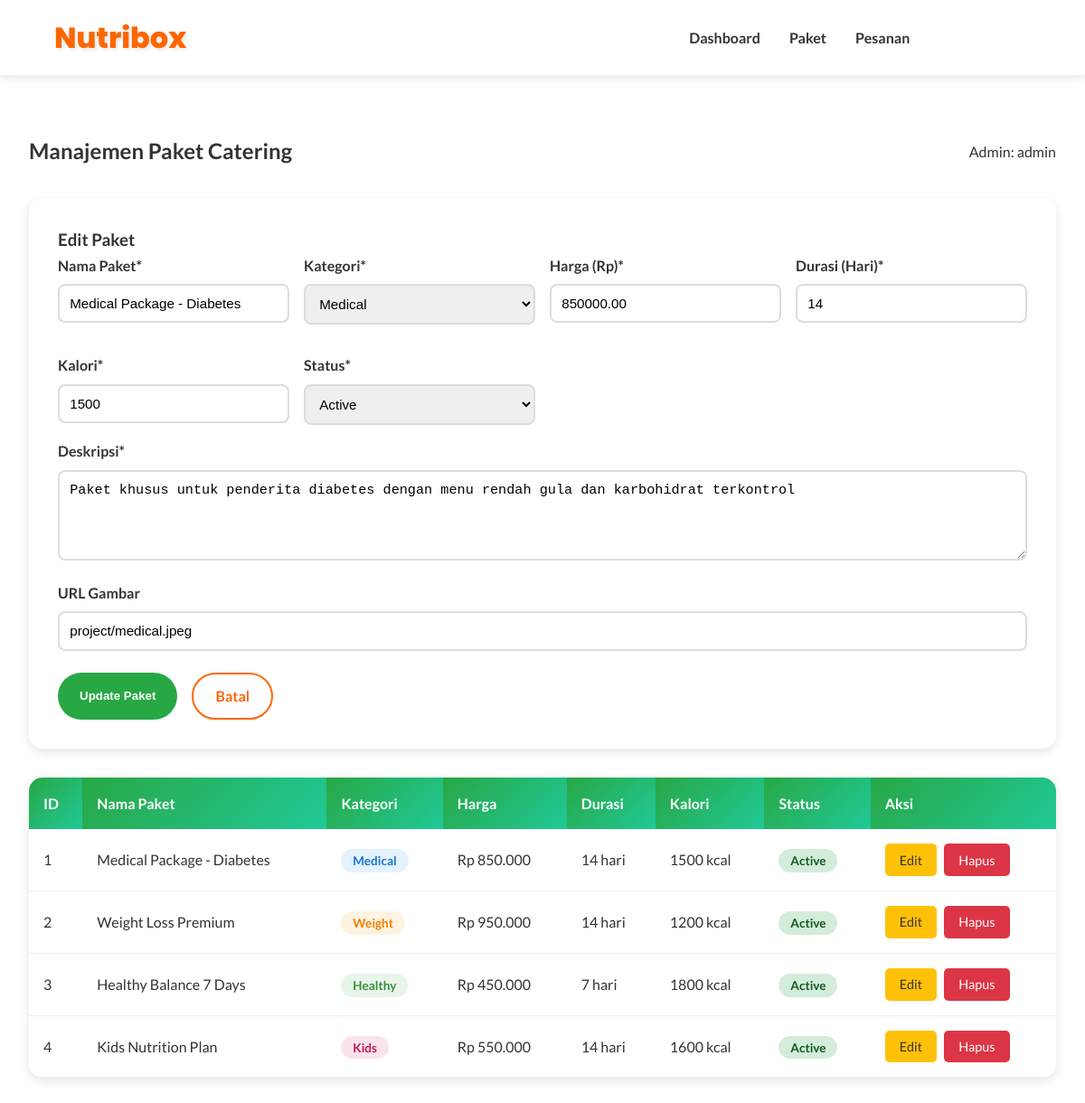
Page /manage_paket.php?edit=1 (signed in) on the committed database.
### tables this page shows
CREATE TABLE paket_catering (
    id INT(11) PRIMARY KEY AUTO_INCREMENT,
    nama_paket VARCHAR(100) NOT NULL,
    kategori ENUM('medical', 'weight', 'healthy', 'kids') NOT NULL,
    deskripsi TEXT,
    harga DECIMAL(10,2) NOT NULL,
    durasi INT(11) DEFAULT 7 COMMENT 'Durasi dalam hari',
    kalori INT(11),
    status ENUM('active', 'inactive') DEFAULT 'active',
    gambar VARCHAR(255),
    created_at TIMESTAMP DEFAULT CURRENT_TIMESTAMP,
    updated_at TIMESTAMP DEFAULT CURRENT_TIMESTAMP ON UPDATE CURRENT_TIMESTAMP
);

### manage_paket.php (the view, shortened to what this page needs)
<?php
require_once 'koneksi.php';
$username = $_SESSION['username'];
$edit_data = null;
if (isset($_GET['edit'])) {
    $id = (int)$_GET['edit'];
    $result = mysqli_query($conn, "SELECT * FROM paket_catering WHERE id = $id");
    $edit_data = mysqli_fetch_assoc($result);
}
$paket_list = mysqli_query($conn, "SELECT * FROM paket_catering ORDER BY created_at DESC");
?>
<!DOCTYPE html>
<html lang="id">
<head>
    <link rel="stylesheet" href="style.css">
</head>
<body>
    <header>
        <div class="container">
            <h1>Nutribox</h1>
            <nav>
                <ul>
                    <li><a href="dashboard.php">Dashboard</a></li>
                    <li><a href="manage_paket.php">Paket</a></li>
                    <li><a href="manage_pesanan.php">Pesanan</a></li>
                    <li><a href="logout.php" class="btn-logout">Logout</a></li>
                </ul>
            </nav>
        </div>
    </header>
    <div class="crud-container">
        <div class="crud-header">
            <h2>Manajemen Paket Catering</h2>
            <span>Admin: <?php echo htmlspecialchars($username); ?></span>
        </div>
        <div class="form-container">
            <h3><?php echo $edit_data ? 'Edit Paket' : 'Tambah Paket Baru'; ?></h3>
            <form method="POST" action="">
                <div class="form-grid">
                    <div class="form-group">
                        <label>Nama Paket*</label>
                        <input type="text" name="nama_paket" value="<?php echo $edit_data['nama_paket'] ?? ''; ?>" required>
                    </div>
                    <div class="form-group">
                        <label>Kategori*</label>
                        <select name="kategori" required>
                            <option value="medical" <?php echo ($edit_data['kategori'] ?? '') == 'medical' ? 'selected' : ''; ?>>Medical</option>
                        </select>
                    </div>
                    <div class="form-group">
                        <label>Harga (Rp)*</label>
                        <input type="number" name="harga" value="<?php echo $edit_data['harga'] ?? ''; ?>" step="1000" required>
                    </div>
                    <div class="form-group">
                        <label>Durasi (Hari)*</label>
                        <input type="number" name="durasi" value="<?php echo $edit_data['durasi'] ?? 7; ?>" required>
                    </div>
                    <div class="form-group">
                        <label>Kalori*</label>
                        <input type="number" name="kalori" value="<?php echo $edit_data['kalori'] ?? ''; ?>" required>
                    </div>
                    <div class="form-group">
                        <label>Status*</label>
                        <select name="status" required>
                            <option value="active" <?php echo ($edit_data['status'] ?? 'active') == 'active' ? 'selected' : ''; ?>>Active</option>
                        </select>
                    </div>
                </div>
                <div class="form-group">
                    <label>Deskripsi*</label>
                    <textarea name="deskripsi" required><?php echo $edit_data['deskripsi'] ?? ''; ?></textarea>
                </div>
                <div class="form-group">
                    <label>URL Gambar</label>
                    <input type="text" name="gambar" value="<?php echo $edit_data['gambar'] ?? 'project/default.jpeg'; ?>">
                </div>
                <div style="display: flex; gap: 1rem; margin-top: 1.5rem;">
                    <button type="submit" class="btn btn-primary">
                        <?php echo $edit_data ? 'Update Paket' : 'Tambah Paket'; ?>
                    </button>
                    <?php if ($edit_data): ?>
                        <a href="manage_paket.php" class="btn btn-outline">Batal</a>
                    <?php endif; ?>
                </div>
            </form>
        </div>
        <div class="table-container">
            <table>
                <thead>
                    <tr>
                        <th>ID</th>
                        <th>Nama Paket</th>
                        <th>Kategori</th>
                        <th>Harga</th>
                        <th>Durasi</th>
                        <th>Kalori</th>
                        <th>Status</th>
                        <th>Aksi</th>
                    </tr>
                </thead>
                <tbody>
                    <?php while ($row = mysqli_fetch_assoc($paket_list)): ?>
                    <tr>
                        <td><?php echo $row['id']; ?></td>
                        <td><?php echo htmlspecialchars($row['nama_paket']); ?></td>
                        <td>
                            <span class="badge badge-<?php echo $row['kategori']; ?>">
                                <?php echo ucfirst($row['kategori']); ?>
                            </span>
                        </td>
                        <td>Rp <?php echo number_format($row['harga'], 0, ',', '.'); ?></td>
                        <td><?php echo $row['durasi']; ?> hari</td>
                        <td><?php echo $row['kalori']; ?> kcal</td>
                        <td>
                            <span class="badge badge-<?php echo $row['status']; ?>">
                                <?php echo ucfirst($row['status']); ?>
                            </span>
                        </td>
                        <td>
                            <div class="action-buttons">
                                <a href="?edit=<?php echo $row['id']; ?>" class="btn-small btn-edit">Edit</a>
                                <a href="?delete=<?php echo $row['id']; ?>"
                                   class="btn-small btn-delete"
                                   onclick="return confirm('Yakin ingin menghapus paket ini?')">Hapus</a>
                            </div>
                        </td>
                    </tr>
                    <?php endwhile; ?>
                </tbody>
            </table>
        </div>
    </div>
</body>
</html>

### style.css (style rules this page uses)
* { margin: 0; padding: 0; box-sizing: border-box; }
body { font-family: 'Lato', sans-serif; line-height: 1.6; color: #333; }
.container { width: 90%; max-width: 1200px; margin: auto; }
.btn { display: inline-block; padding: 0.7rem 1.5rem; border-radius: 50px; font-weight: 600; transition: 0.3s ease; text-decoration: none; cursor: pointer; border: none; }
.btn-primary { background: #28a745; color: #fff; }
.btn-outline { border: 2px solid #ff6600; color: #ff6600; background: transparent; }
header { background: #fff; border-bottom: 1px solid #eee; padding: 1rem 0; position: sticky; top: 0; z-index: 100; box-shadow: 0 2px 10px rgba(0,0,0,0.1); }
header .container { display: flex; justify-content: space-between; align-items: center; }
header h1 { font-family: 'Poppins', sans-serif; font-weight: 800; font-size: 2rem; color: #ff6600; text-shadow: 2px 2px 4px rgba(0,0,0,0.1); }
nav ul { list-style: none; display: flex; gap: 2rem; }
nav a { color: #333; font-weight: 600; text-decoration: none; position: relative; transition: all 0.3s ease; padding: 0.5rem 0; }
nav a::after { content: ""; position: absolute; left: 0; bottom: -4px; width: 0; height: 3px; background: linear-gradient(45deg, #ff6600, #ff8c42); border-radius: 2px; transition: width 0.3s ease; }
.form-group { margin-bottom: 1.5rem; }
.form-group label { display: block; margin-bottom: 0.5rem; color: #333; font-weight: 600; }
.form-group input { width: 100%; padding: 0.8rem; border: 2px solid #ddd; border-radius: 10px; font-size: 1rem; transition: all 0.3s ease; outline: none; }
.btn-logout { background: rgba(255,255,255,0.2); color: white; padding: 0.6rem 1.5rem; border: 2px solid white; border-radius: 25px; text-decoration: none; font-weight: 600; transition: all 0.3s ease; }

### manage_paket.php (style rules this page uses)
.crud-container { max-width: 1200px; margin: 2rem auto; padding: 2rem; }
.crud-header { display: flex; justify-content: space-between; align-items: center; margin-bottom: 2rem; }
.form-container { background: white; padding: 2rem; border-radius: 15px; box-shadow: 0 4px 12px rgba(0,0,0,0.1); margin-bottom: 2rem; }
.form-grid { display: grid; grid-template-columns: repeat(auto-fit, minmax(250px, 1fr)); gap: 1rem; }
.form-group { margin-bottom: 1rem; }
.form-group label { display: block; margin-bottom: 0.5rem; font-weight: 600; color: #333; }
.form-group input, .form-group select, .form-group textarea { width: 100%; padding: 0.7rem; border: 2px solid #ddd; border-radius: 8px; font-size: 0.95rem; }
.form-group textarea { min-height: 100px; resize: vertical; }
.table-container { background: white; border-radius: 15px; box-shadow: 0 4px 12px rgba(0,0,0,0.1); overflow: hidden; }
table { width: 100%; border-collapse: collapse; }
th { background: linear-gradient(135deg, #28a745, #20c997); color: white; padding: 1rem; text-align: left; font-weight: 600; }
td { padding: 1rem; border-bottom: 1px solid #eee; }
.action-buttons { display: flex; gap: 0.5rem; }
.btn-small { padding: 0.4rem 1rem; font-size: 0.9rem; border-radius: 5px; text-decoration: none; display: inline-block; }
.btn-edit { background: #ffc107; color: #333; }
.btn-delete { background: #dc3545; color: white; }
.badge { padding: 0.3rem 0.8rem; border-radius: 20px; font-size: 0.85rem; font-weight: 600; }
.badge-medical { background: #e3f2fd; color: #1976d2; }
.badge-weight { background: #fff3e0; color: #f57c00; }
.badge-healthy { background: #e8f5e9; color: #388e3c; }
.badge-kids { background: #fce4ec; color: #c2185b; }
.badge-active { background: #d4edda; color: #155724; }

### rows in the picture
paket_catering: nama_paket "Medical Package - Diabetes", kategori "Medical", harga "850000.00", durasi "14", kalori "1500", status "Active", deskripsi "Paket khusus untuk penderita diabetes dengan menu rendah gula dan karbohidrat terkontrol", gambar "project/medical.jpeg", id "1", harga "850.000"
paket_catering: id "2", nama_paket "Weight Loss Premium", kategori "Weight", harga "950.000", durasi "14", kalori "1200", status "Active"
paket_catering: id "3", nama_paket "Healthy Balance 7 Days", kategori "Healthy", harga "450.000", durasi "7", kalori "1800", status "Active"
paket_catering: id "4", nama_paket "Kids Nutrition Plan", kategori "Kids", harga "550.000", durasi "14", kalori "1600", status "Active"

### other values in the picture
$username "admin"
